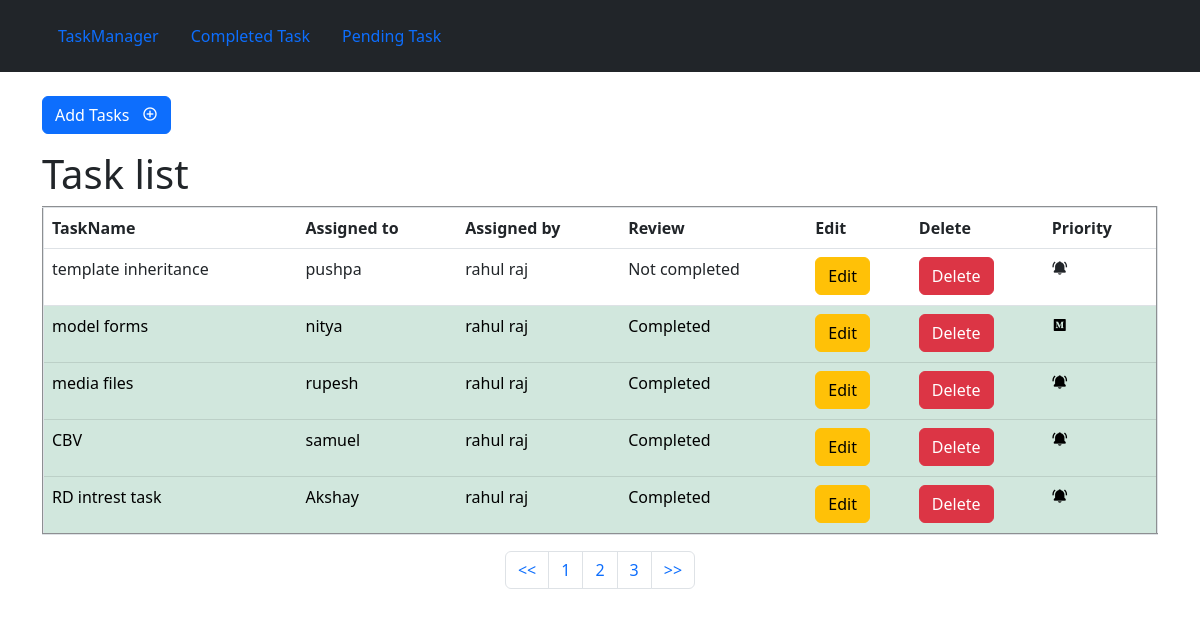
The app's page /?pg=2 with its own data.
### taskapp/models.py (models this page shows, shortened)
class tasklist(models.Model):
    task_name = models.CharField(max_length=200)
    assingned_to = models.CharField(max_length=200)
    assigned_by = models.CharField(max_length=200)
    review = models.BooleanField(default=False)
    priority = models.CharField(max_length=200)

### taskapp/views.py (the view)
# urls.py: path('',views.index,name="index"),
def index(request):
    if request.method == 'POST':
        form = taskListForm(request.POST)
        if form.is_valid():
            form.save()
            print("new task added")
    form = taskListForm()
    tasks = tasklist.objects.all()
    paginator = Paginator(tasks,5)
    page = request.GET.get('pg')
    tasks = paginator.get_page(page)
    return render(request,"index.html",{'tasks':tasks,'form':form})

### templates/index.html (shortened to what this page needs)
{% extends 'base.html' %}
{% block content %}
    <div class="container">
        <div class="jumbotron">
            <br>
            <p>
                <a class="btn btn-primary" data-bs-toggle="collapse" href="#collapseExample" role="button" aria-expanded="false" aria-controls="collapseExample">
                  Add Tasks &nbsp;&nbsp;<i class='bx bx-plus-circle'></i>
                </a>
              </p>
        <h1>Task list</h1>
        <table class="table" border="2px" cellpadding="5px">
          <tr>
            <th>TaskName</th>
            <th>Assigned to</th>
            <th>Assigned by</th>
            <th>Review</th>
            <th>Edit</th>
            <th>Delete</th>
            <th>Priority</th>
          </tr>
            {% for task in tasks %}
                {% if task.review %}
                    <tr class="table-success">
                        <td>{{ task.task_name }}</td>
                        <td>{{ task.assingned_to }}</td>
                        <td>{{ task.assigned_by }}</td>
                        <td>Completed</td>
                        <td><a href="{% url 'edit' pk=task.id %}" class="btn btn-warning">Edit</a></td>
                        <td><a href="{% url 'delete' pk=task.id %}" class="btn btn-danger">Delete</a></td>
                        <td>
                            {% if task.priority == 'high' or task.priority == 'High' %}
                                <p><i class='bx bxs-bell-ring'></i></p>
                            {% elif task.priority == 'medium' or task.priority == 'Medium' %}
                                <p><i class='bx bxl-medium-square'></i></p>
                            {% elif task.priority == 'low' or task.priority == 'Low' %}
                                <p><i class='bx bxs-alarm-snooze' ></i></p>
                            {% endif %}
                        </td>
                    </tr>
                {% else %}
                    <tr>
                        <td>{{ task.task_name }}</td>
                        <td>{{ task.assingned_to }}</td>
                        <td>{{ task.assigned_by }}</td>
                        <td>Not completed</td>
                        <td><a href="{% url 'edit' pk=task.id %}" class="btn btn-warning">Edit</a></td>
                        <td><a href="{% url 'delete' pk=task.id %}" class="btn btn-danger">Delete</a></td>
                        <td>
                            {% if task.priority == 'high' or task.priority == 'High' %}
                                <p><i class='bx bxs-bell-ring'></i></p>
                            {% elif task.priority == 'medium' or task.priority == 'Medium' %}
                                <p><i class='bx bxl-medium-square'></i></p>
                            {% elif task.priority == 'low' or task.priority == 'Low' %}
                                <p><i class='bx bxs-alarm-snooze' ></i></p>
                            {% endif %}
                        </td>
                    </tr>
                {% endif %}
            {% endfor %}
        </table>
        <nav aria-label="Page navigation example">
            <ul class="pagination justify-content-center">
              <li class="page-item"><a class="page-link" href="?pg=1"><<</a></li>
                {% if tasks.has_previous %}
                    <li class="page-item">
                        <a class="page-link" href="?pg={{ tasks.previous_page_number }}">{{ tasks.previous_page_number }}</a>
                    </li>
                {% endif %}
                <li class="page-item">
                    <a class="page-link" href="?pg={{ tasks.number }}">{{ tasks.number }}</a>
                </li>
                {% if tasks.has_next %}
                    <li class="page-item">
                        <a class="page-link" href="?pg={{ tasks.next_page_number }}">{{ tasks.next_page_number }}</a>
                    </li>
                {% endif %}
                <li class="page-item">
                    <a class="page-link" href="?pg={{ tasks.paginator.num_pages }}">>></a>
                </li>
            </ul>
        </nav>
        </div>
    </div>
{% endblock %}

### records on screen
tasklist: task_name "template inheritance", assingned_to "pushpa", assigned_by "rahul raj", priority "high" (drawn)
tasklist: task_name "model forms", assingned_to "nitya", assigned_by "rahul raj", priority "medium" (drawn)
tasklist: task_name "media files", assingned_to "rupesh", assigned_by "rahul raj", priority "high" (drawn)
tasklist: task_name "CBV", assingned_to "samuel", assigned_by "rahul raj", priority "high" (drawn)
tasklist: task_name "RD intrest task", assingned_to "Akshay", assigned_by "rahul raj", priority "high" (drawn)

### other values on screen
{{ tasks.previous_page_number }} "1"
{{ tasks.number }} "2"
{{ tasks.next_page_number }} "3"
